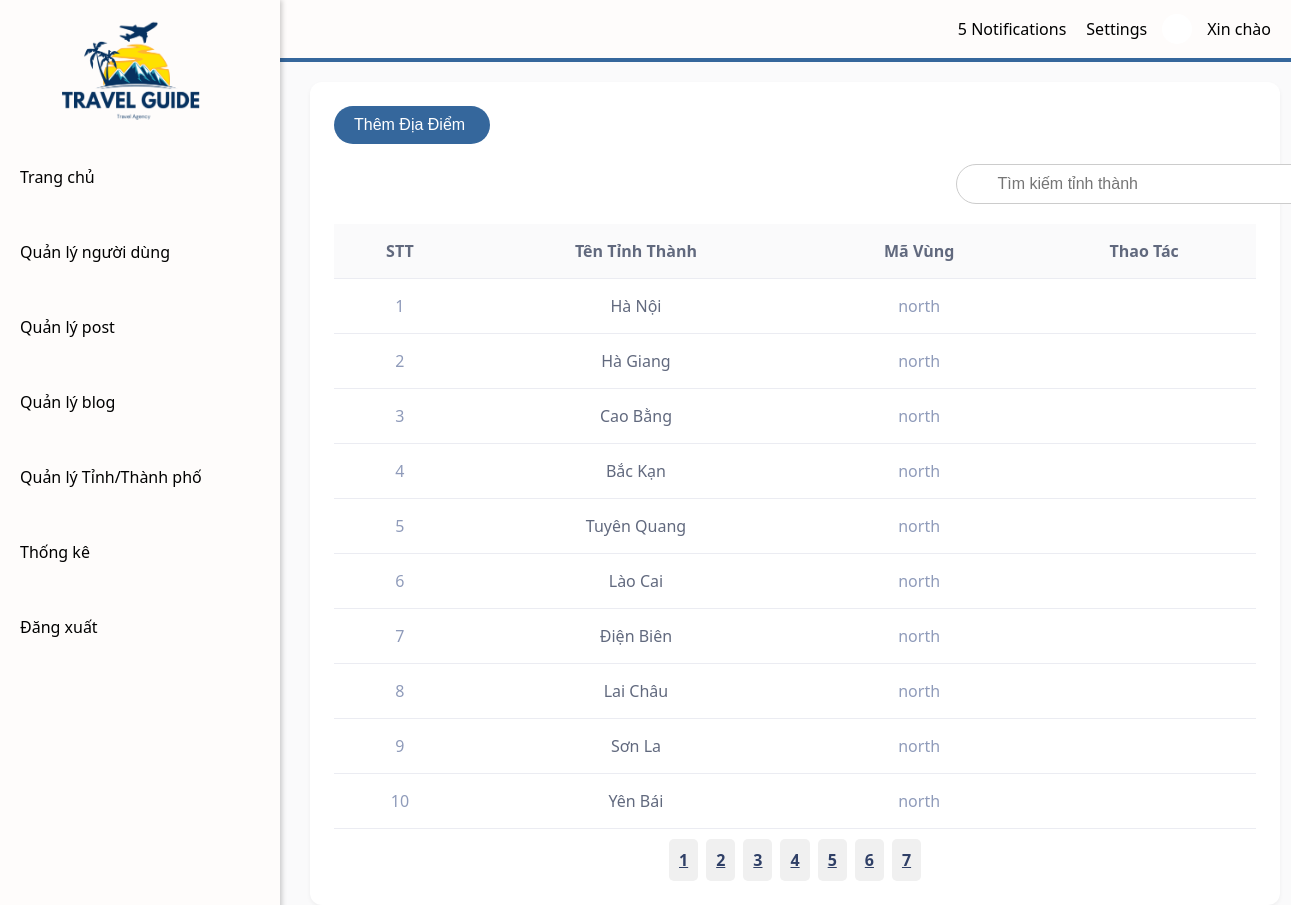
Page /src/Views/admin/province_management.php on the earlier database version.
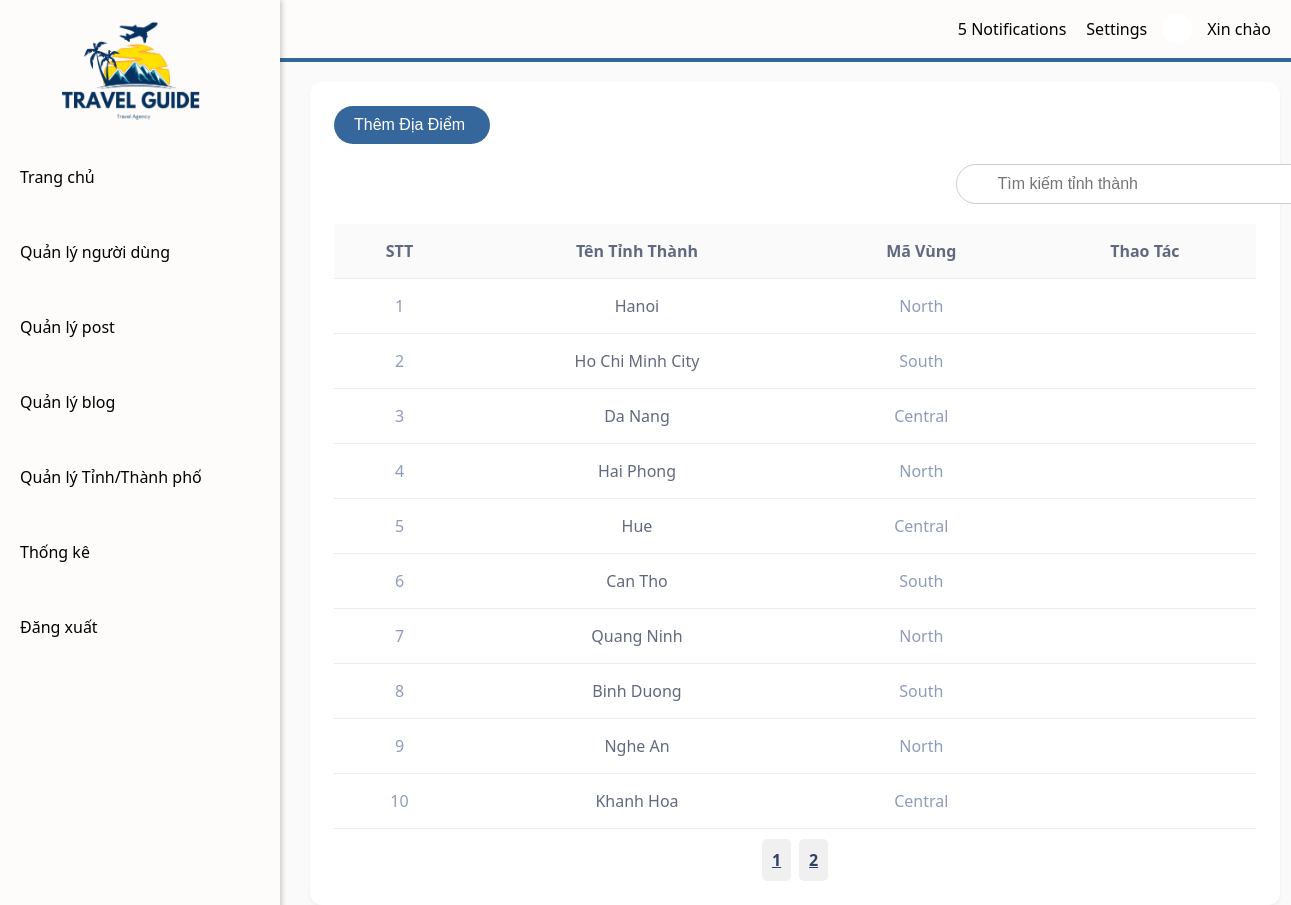
Same page on the later database version.
### tables this page shows
CREATE TABLE province (
  provinceID INT AUTO_INCREMENT PRIMARY KEY,
  provinceName VARCHAR(50) NOT NULL UNIQUE,
  provinceRegion VARCHAR(20) NOT NULL,
  status BOOLEAN NOT NULL DEFAULT TRUE
);

### src/Controllers/bothController.php (called while the page is built, shortened)
<?php
include_once __DIR__ . "/../config/config.php";
class bothController{
    private Config $conn;
    public function __construct()
    {
        $this->conn = new Config();
    }
    public function getAllProvinces() {
        $sql = "SELECT * FROM province";
        $get_query = mysqli_query($this->conn->connect(),$sql);
        return $get_query;
    }
    public function getProvinceOfPage($Start, $litmit){
        $sql = "SELECT * FROM province  LIMIT $Start, $litmit";
        $get_query = mysqli_query($this->conn->connect(),$sql);
        return $get_query;
    }
}
?>

### src/config/config.php (called while the page is built, shortened)
<?php
class Config {
    public function connect() {
        $hostname = "localhost";
        $username = "root";
        $password = "";
        $dbname = "vietnamtravel";
        $this->conn = mysqli_connect($hostname, $username, $password, $dbname) or die("Lỗi kết nối Database");
        return $this->conn;
    }
}

### src/Views/admin/province_management.php (the view, shortened to what this page needs)
<!DOCTYPE html>
<html lang="en">
<head>
    <link rel="stylesheet" href="../../../public/css/Admin/province_management.css">
    <link rel="stylesheet" href="../../../public/css/navbar.css">
    <link rel="stylesheet" href="../../../public/css/sidebar.css">
    <link rel="stylesheet" href="https://cdnjs.cloudflare.com/ajax/libs/font-awesome/4.7.0/css/font-awesome.min.css">
    <?php
        include_once "../../Controllers/bothController.php";
        $bothcontroller = new bothController();
        $provinces = $bothcontroller->getAllProvinces();
        $limit= 10;
        $stt = 1;
        $CountData = mysqli_num_rows($provinces);
        $countPage = ceil($CountData/$limit);
        if (isset($_GET['page'])) {
            $page = $_GET['page'];
        } else {
            $page = 1;
        }
        $Start = ($page - 1) * $limit;
        $provinceOfPage = $bothcontroller->getprovinceOfPage($Start,$limit);
    ?>
    <?php
        include_once "../../Controllers/bothController.php";
    ?>
</head>
<body>
<div class="main-content">
    <div class="province-management">
        <button class="add-destination-btn" id="open">
            Thêm Địa Điểm <ion-icon style="margin-left: 5px;" name="add-circle-outline"></ion-icon>
        </button>
        <div class="search-container">
            <input type="text" placeholder="Tìm kiếm tỉnh thành" class="search-bar">
        </div>
        <div class="table-wrapper">
            <table>
                <thead>
                <tr>
                    <th>STT</th>
                    <th>Tên Tỉnh Thành</th>
                    <th>Mã Vùng</th>
                    <th>Thao Tác</th>
                </tr>
                </thead>
                <tbody id="province-List">
                    <?php
                        if(mysqli_num_rows($provinceOfPage)>0){
                            while($province = mysqli_fetch_array($provinceOfPage)){
                                ?>
                                    <tr onclick="toggleDestinations(<?php echo $stt?>)">
                                        <td><?php echo $stt++ ?></td>
                                        <td><?php echo $province['provinceName'] ?? 'Lỗi Hiển Thị'?></td>
                                        <td><?php echo $province['provinceRegion'] ?? 'Lỗi Hiển Thị'?></td>
                                        <td>
                                            <button class="edit-btn">
                                            </button>
                                            <button class="delete-btn">
                                            </button>
                                        </td>
                                    </tr>
                                        <?php
                            }
                        }
                        else{
                            echo "Không Lấy được dữ liệu";
                        }
                    ?>
                </tbody>
            </table>
            <div class="pagination">
                <?php
                    for ($i = 1; $i <= $countPage; $i++) {
                        echo "<a class='page-btn' href='?page=$i'>$i</a>";
                    }
                ?>
            </div>
        </div>
    </div>
</div>
</body>
</html>

### public/css/Admin/province_management.css (style rules this page uses)
body { font-family: system-ui, -apple-system, BlinkMacSystemFont, 'Segoe UI', Roboto, Oxygen, Ubuntu, Cantarell, 'Open Sans', 'Helvetica Neue', sans-serif; margin: 0; padding: 0; background-color: #fafafb; }
.main-content { margin-left: 310px; padding-top: 20px; width: calc(100% - 310px); }
.add-destination-btn { padding: 10px 20px; border: none; border-radius: 20px; cursor: pointer; font-size: 16px; display: flex; align-items: center; background-color: #35679C; color: #fff; margin-bottom: 20px; }
.province-management { background-color: white; width: 94%; border-radius: 12px; padding: 24px; box-shadow: 0 2px 4px rgba(0, 0, 0, 0.05); }
.search-container { position: relative; width: 100%; max-width: 300px; margin-left: 67.5%; margin-bottom: 20px; }
.search-bar { width: 100%; padding: 10px 40px; border: 1px solid #ccc; border-radius: 20px; font-size: 1rem; }
.table-wrapper { background: white; border-radius: 12px; width: 100%; }
table { width: 100%; border-collapse: separate; border-spacing: 0; }
thead { background-color: #FAFAFB; }
th, td { padding: 16px; text-align: center; border-bottom: 1px solid #EBECF2; color: #61697e; }
tbody tr { transition: all 0.2s ease; }
td:first-child, td:nth-child(3), td:nth-child(5) { color: #8F9BBA; }
td:last-child { gap: 8px; }
.edit-btn, .delete-btn { background-color: transparent; border: none; cursor: pointer; font-size: 16px; }
.pagination { display: flex; justify-content: center; align-items: center; gap: 8px; margin-top: 10px; }
.page-btn { background-color: #f0f0f0; border: none; padding: 10px; border-radius: 5px; cursor: pointer; font-weight: bold; color: #304067; }

Differences in the rows shown:
removed province: provinceName "Tuyên Quang", provinceRegion "north"
removed province: provinceName "Yên Bái", provinceRegion "north"
changed province: provinceName "Hà Nội" → "Hanoi"; provinceRegion "north" → "North"
changed province: provinceName "Hà Giang" → "Ho Chi Minh City"; provinceRegion "north" → "South"
changed province: provinceName "Cao Bằng" → "Da Nang"; provinceRegion "north" → "Central"
changed province: provinceName "Bắc Kạn" → "Hai Phong"; provinceRegion "north" → "North"
added province: provinceName "Hue", provinceRegion "Central"
changed province: provinceName "Lào Cai" → "Can Tho"; provinceRegion "north" → "South"
changed province: provinceName "Điện Biên" → "Quang Ninh"; provinceRegion "north" → "North"
changed province: provinceName "Lai Châu" → "Binh Duong"; provinceRegion "north" → "South"
changed province: provinceName "Sơn La" → "Nghe An"; provinceRegion "north" → "North"
added province: provinceName "Khanh Hoa", provinceRegion "Central"
Other differences:
list line gone: "3"
list line gone: "4"
list line gone: "5"
list line gone: "6"
list line gone: "7"
